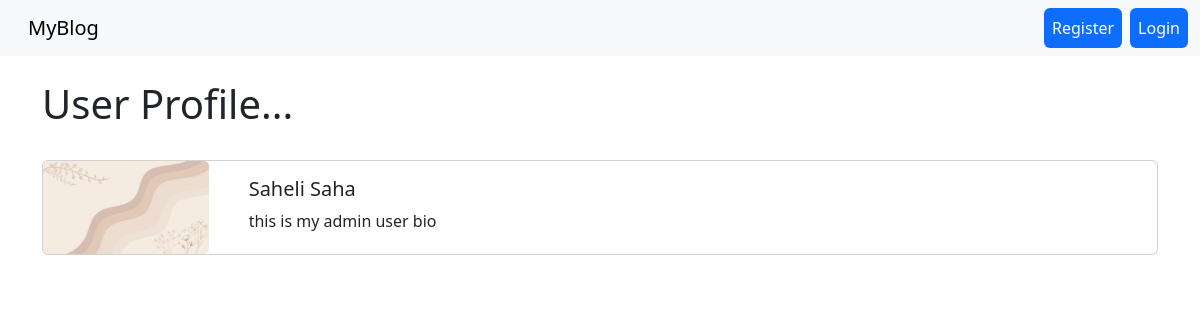
Page /members/1/profile on the committed database.
### theblog/models.py (models this page shows, shortened)
class Profile(models.Model):
    user = models.OneToOneField(User, null=True, on_delete=models.CASCADE)
    bio = models.TextField()
    profile_pic = models.ImageField(null=True, blank=True, upload_to="images/profile/")

### members/views.py (the view)
# urls.py: path('<int:pk>/profile', ShowProfilePageView.as_view(), name = 'show_profile_page'),
class ShowProfilePageView(DetailView):
    model = Profile
    template_name = 'registration/user_profile.html'
    def get_context_data(self, *args, **kwargs):
        context = super(ShowProfilePageView, self).get_context_data(*args, **kwargs)
        page_user = get_object_or_404(Profile, id=self.kwargs['pk'])
        context["page_user"] = page_user
        return context

### members/templates/registration/user_profile.html
{% extends 'base.html' %}
{% load static %}
{% block content %}
<h1>User Profile...</h1>
<br/>
<div class="card mb-3">
  <div class="row no-gutters">
    <div class="col-md-2">
{% if page_user.profile_pic %}
      <img src="{{ page_user.profile_pic.url }}" class="card-img">
{% else %}
	<img src="{% static 'theblog/images/default_profile_pic.png' %}" class="card-img">
{% endif %}
    </div>
    <div class="col-md-10">
      <div class="card-body">
        <h5 class="card-title">
        	{{ page_user.user.first_name }}
			{{ page_user.user.last_name }}
		</h5>
<p class="card-text">
        	{{ page_user.bio }}
        </p>
      </div>
    </div>
  </div>
</div>
<br/><br/>
{% endblock %}

### rows in the picture
Profile: profile_pic (picture), user.first_name "Saheli", user.last_name "Saha", bio "this is my admin user bio"
